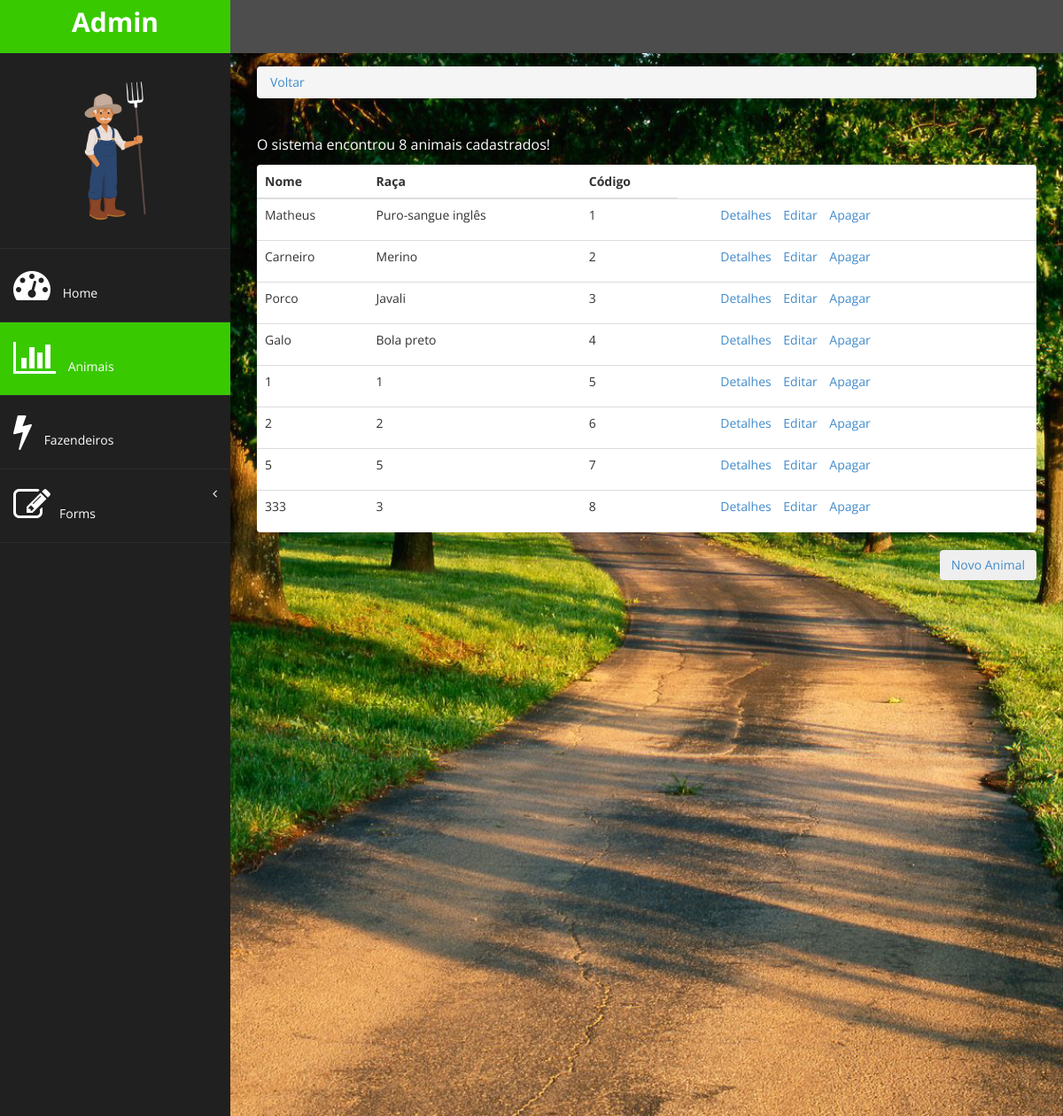
The page /gestao/animais/ on the database as committed earlier.
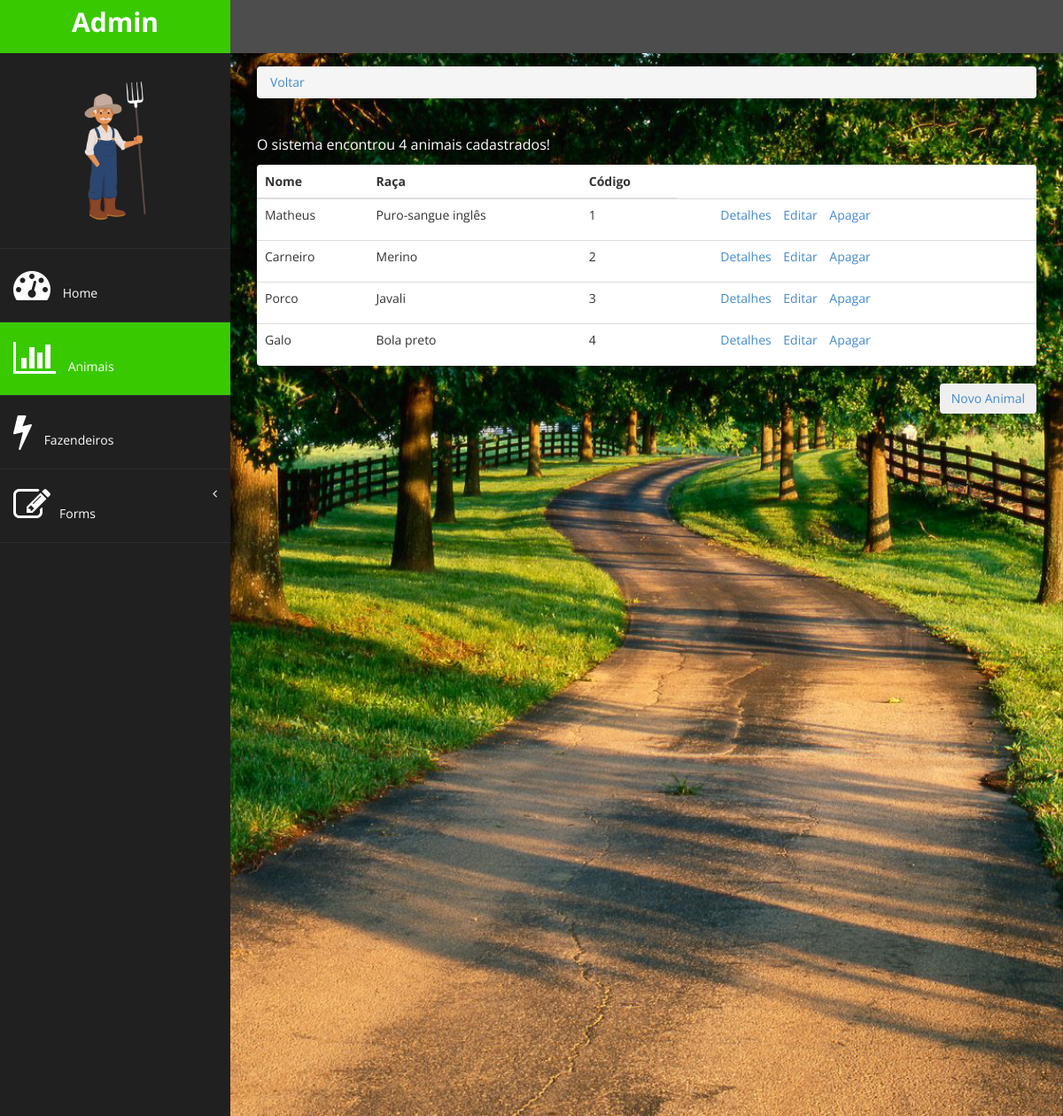
The same page on the database as committed later.
### gestao/models.py (models this page shows)
class Animal(models.Model):
      nome = models.CharField(max_length=20)
      sexo = models.CharField(max_length=1, choices=[('M','Macho'),('F','Fêmea')])
      raca = models.CharField(max_length=20, verbose_name='Raça')
      cientifico = models.CharField(max_length=20, verbose_name='Nome Científico')
      peso = models.DecimalField(max_digits=6, decimal_places=2)
      tamanho = models.DecimalField(max_digits=5,decimal_places=2)
      expectativa = models.IntegerField(verbose_name='Expectativa de Vida')
      tipo_criacao = models.CharField(max_length=10, choices=[('Abate','Abate'),('Reprodutor','Reprodutor')])

### gestao/views.py (the view)
# urls.py: path('animais/', views.animais_list),
def animais_list(request):
      animais = Animal.objects.all()
      return render(request, 'animal/list.html', {'animais':animais})

### gestao/templates/animal/list.html
{% extends 'base.html' %} {% block active-animais %} active-menu {% endblock %} {% block conteudo %}
<div class="row">
      <div class="col-md-12">
            <ol class="breadcrumb">
                  <li>
                        <a href="/gestao">Voltar</a>
                  </li>
            </ol>
      </div>
</div>
<div class="row">
      <div class="col-md-12">
            <table class="table panel">
                  <thead>
                        <tr>
                              <th>Nome</th>
                              <th>Raça</th>
                              <th>Código</th>
                        </tr>
                  </thead>
                  <tbody>
                        {% for animal in animais %}
                        <tr>
                              <td>{{animal.nome}}</td>
                              <td>{{animal.raca}}</td>
                              <td>{{animal.id}}</td>
                              <td>
                                    <ul id="links">
                                          <a href="/gestao/animais/{{animal.id}}">Detalhes</a>
                                          <a href="/gestao/animais/{{animal.id}}/edit/">Editar</a>
                                          <a href="/admin/gestao/animal/{{animal.id}}/delete/">Apagar</a>
                                    </ul>
                              </td>
                        </tr>
                        {% endfor %}
                  </tbody>
                  <tfoot>
                        <p id="sistema">O sistema encontrou {{animais | length}} animais cadastrados!</p>
                  </tfoot>
            </table>
            <a href="/gestao/animais/form/"><button id="cadastro" class="btn btn-dark">Novo Animal</button></a>
      </div>
</div>
{% endblock %}

### gestao/templates/base.html (shortened to what this page needs)
{% load static %}
<!DOCTYPE html>
<html xmlns="http://www.w3.org/1999/xhtml">
<head>
    <link href="{% static 'assets/css/bootstrap.css' %}" rel="stylesheet" />
    <link href="{% static 'assets/css/font-awesome.css' %}" rel="stylesheet" />
    <link href="{% static 'assets/js/morris/morris-0.4.3.min.css' %}" rel="stylesheet" />
    <link href="{% static 'assets/css/custom.css' %}" rel="stylesheet" />
    <link rel="stylesheet" href="{% static 'assets/css/style.css' %}">
</head>
<body>
    <div id="wrapper">
        <nav class="navbar navbar-default navbar-cls-top " role="navigation" style="margin-bottom: 0">
            <div class="navbar-header">
                <a class="navbar-brand" href="/gestao">Admin</a>
            </div>
            <div id="turno">{{turno}}</div>
        </nav>
        <nav class="navbar-default navbar-side" role="navigation">
            <div class="sidebar-collapse">
                <ul class="nav" id="main-menu">
                    <li class="text-center">
                        <img src="{% static 'assets/img/home.png' %}" class="user-image img-responsive" />
                    </li>
                    <li>
                        <a class="{% block active-home %} {% endblock %}" href="/gestao">
                            <i class="fa fa-dashboard fa-3x"></i> Home</a>
                    </li>
                    <li>
                        <a class="{% block active-animais %} {% endblock %}" href="/gestao/animais">
                            <i class="fa fa-bar-chart-o fa-3x"></i> Animais</a>
                    </li>
                    <li>
                        <a class="{% block active-fazendeiros %} {% endblock %}" href="/gestao/fazendeiros">
                            <i class="fa fa-bolt fa-3x"></i> Fazendeiros</a>
                    </li>
                    <li class="">
                        <a href="#" class="{% block active-form %} {% endblock %}"><i class="fa fa-edit fa-3x"></i>Forms<span class="fa arrow"></span></a>
                    </li>
                </ul>
            </div>
        </nav>
        <div id="page-wrapper">
            {% block conteudo %} {% endblock %}
        </div>
    </div>
</body>
</html>

### gestao/static/assets/css/custom.css (style rules this page uses)
body { font-family: 'Open Sans', sans-serif; }
#wrapper { width: 100%; background:#202020; }
#page-wrapper { padding: 15px 15px; min-height: 600px; background-image: url(../img/fazenda.jpg); background-attachment: fixed; background-repeat: no-repeat; background-size: cover; }
.text-center { text-align:center; }
p { font-size:16px; line-height:25px; padding-top:20px; }
.user-image { margin: 25px auto; -webkit-border-radius: 10px; -moz-border-radius: 10px; border-radius: 50px; max-height: 170px; max-width: 170px; }
.navbar-cls-top .navbar-brand { color: #fff; background: rgb(57, 201, 0); width: 260px; text-align: center; height: 60px; font-size: 30px; font-weight: 700; }
.active-menu { background-color:rgb(57, 201, 0)!important; }
.arrow { float: right; }
.fa.arrow:before { content: "\f104"; }
.sidebar-collapse , .sidebar-collapse .nav { background:none; }
.sidebar-collapse .nav { padding:0; }
.sidebar-collapse .nav > li > a { color:#fff; background:#202020; text-shadow:none; }
.sidebar-collapse > .nav > li > a { padding: 20px 15px; }
.sidebar-collapse > .nav > li { border-bottom: 1px solid rgba(107, 108, 109, 0.19); }
.navbar-side { border:none; background-color: #202020; }
.navbar-cls-top { background:#4D4D4D; border-bottom:none; }
.navbar-default { border:0px solid black; }
.navbar-header { background:rgb(57, 201, 0); }
.nav > li > a > i { margin-right:10px; }
@media (min-width:768px) { #page-wrapper { margin: 0 0 0 260px; padding: 15px 30px; min-height: 1200px; } }
@media (min-width:768px) { .navbar-side { z-index: 1; position: absolute; width: 260px; } }
@media (min-width:768px) { .navbar { border-radius: 0px; } }

### gestao/static/assets/css/style.css (style rules this page uses)
#sistema { color: white; text-shadow: black 0.1em 0.1em 0.2em }
#links a { margin-right: 10px; }
#turno { color: white; font-size: 25px; float: right; padding: 12px 25px 15px; }
#cadastro { float: right; }

Rows that differ between the two databases and show on the page:
removed Animal: nome "1", raca "1", id "5"
removed Animal: nome "2", raca "2", id "6"
removed Animal: nome "5", raca "5", id "7"
removed Animal: nome "333", raca "3", id "8"
Other text that changed with them:
{{ animais | length }}: "8" → "4"
